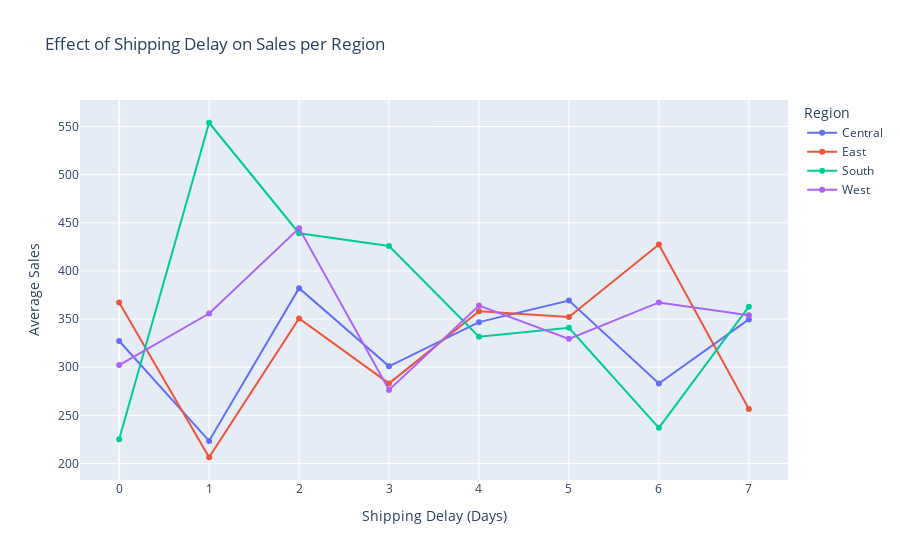
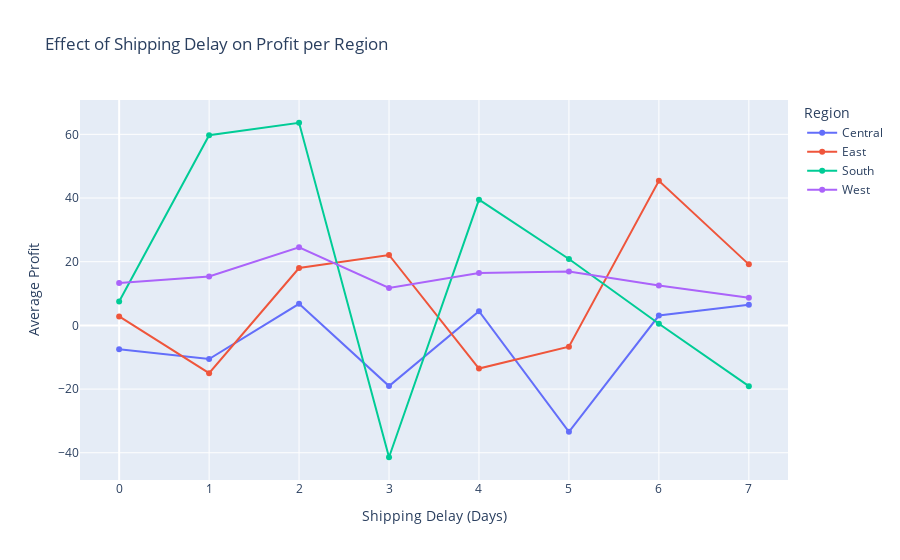

The code cell stored with these charts, in order, in its notebook:
### Code cell
import plotly.express as px
import pandas as pd

def visualize_shipping_delay_effect(df):
    """
    Visualizes the effect of shipping delay on Sales and Profit per region using Plotly.
    
    Parameters:
    df (pd.DataFrame): The dataset with 'Order Date', 'Ship Date', 'Region', 'Sales', and 'Profit'.
    """
    # Ensure dates are in datetime format
    df['Order Date'] = pd.to_datetime(df['Order Date'])
    df['Ship Date'] = pd.to_datetime(df['Ship Date'])
    
    # Calculate shipping delay
    df['Shipping Delay (Days)'] = (df['Ship Date'] - df['Order Date']).dt.days
    df = df[df['Shipping Delay (Days)'] >= 0]  # Remove negative values
    
    # Group data by shipping delay and region
    delay_grouped = df.groupby(['Shipping Delay (Days)', 'Region'])[['Sales', 'Profit']].mean().reset_index()
    
    # Plot Sales effect
    fig_sales = px.line(delay_grouped, x='Shipping Delay (Days)', y='Sales', color='Region',
                         title='Effect of Shipping Delay on Sales per Region',
                         markers=True, labels={'Sales': 'Average Sales'})
    
    # Plot Profit effect
    fig_profit = px.line(delay_grouped, x='Shipping Delay (Days)', y='Profit', color='Region',
                          title='Effect of Shipping Delay on Profit per Region',
                          markers=True, labels={'Profit': 'Average Profit'})
    
    # Show plots
    fig_sales.show()
    fig_profit.show()

# Example usage
visualize_shipping_delay_effect(df)

### Figure 1 — Plotly figure (JSON) as saved in the notebook; plotly's stock layout.template omitted (floating-point values rounded to 4 significant figures)
{"data": [{"hovertemplate": "Region=Central<br>Shipping Delay (Days)=%{x}<br>Average Sales=%{y}<extra></extra>", "legendgroup": "Central", "line": {"color": "#636efa", "dash": "solid"}, "marker": {"symbol": "circle"}, "mode": "lines+markers", "name": "Central", "orientation": "v", "showlegend": true, "type": "scatter", "x": [0, 1, 2, 3, 4, 5, 6, 7], "xaxis": "x", "y": [327.2, 223.4, 382.1, 300.9, 346.8, 369.3, 283.1, 349.6], "yaxis": "y"}, {"hovertemplate": "Region=East<br>Shipping Delay (Days)=%{x}<br>Average Sales=%{y}<extra></extra>", "legendgroup": "East", "line": {"color": "#EF553B", "dash": "solid"}, "marker": {"symbol": "circle"}, "mode": "lines+markers", "name": "East", "orientation": "v", "showlegend": true, "type": "scatter", "x": [0, 1, 2, 3, 4, 5, 6, 7], "xaxis": "x", "y": [367.2, 206.5, 350.6, 283.2, 358.2, 352.2, 427.5, 256.6], "yaxis": "y"}, {"hovertemplate": "Region=South<br>Shipping Delay (Days)=%{x}<br>Average Sales=%{y}<extra></extra>", "legendgroup": "South", "line": {"color": "#00cc96", "dash": "solid"}, "marker": {"symbol": "circle"}, "mode": "lines+markers", "name": "South", "orientation": "v", "showlegend": true, "type": "scatter", "x": [0, 1, 2, 3, 4, 5, 6, 7], "xaxis": "x", "y": [225.1, 553.9, 439.1, 425.9, 331.7, 340.8, 237.0, 362.8], "yaxis": "y"}, {"hovertemplate": "Region=West<br>Shipping Delay (Days)=%{x}<br>Average Sales=%{y}<extra></extra>", "legendgroup": "West", "line": {"color": "#ab63fa", "dash": "solid"}, "marker": {"symbol": "circle"}, "mode": "lines+markers", "name": "West", "orientation": "v", "showlegend": true, "type": "scatter", "x": [0, 1, 2, 3, 4, 5, 6, 7], "xaxis": "x", "y": [302.2, 355.7, 444.3, 276.3, 364.0, 329.5, 367.3, 354.0], "yaxis": "y"}], "layout": {"legend": {"title": {"text": "Region"}, "tracegroupgap": 0}, "title": {"text": "Effect of Shipping Delay on Sales per Region"}, "xaxis": {"anchor": "y", "domain": [0, 1], "title": {"text": "Shipping Delay (Days)"}}, "yaxis": {"anchor": "x", "domain": [0, 1], "title": {"text": "Average Sales"}}}}

### Figure 2 — Plotly figure (JSON) as saved in the notebook; plotly's stock layout.template omitted (floating-point values rounded to 4 significant figures)
{"data": [{"hovertemplate": "Region=Central<br>Shipping Delay (Days)=%{x}<br>Average Profit=%{y}<extra></extra>", "legendgroup": "Central", "line": {"color": "#636efa", "dash": "solid"}, "marker": {"symbol": "circle"}, "mode": "lines+markers", "name": "Central", "orientation": "v", "showlegend": true, "type": "scatter", "x": [0, 1, 2, 3, 4, 5, 6, 7], "xaxis": "x", "y": [-7.523, -10.55, 6.784, -19.06, 4.436, -33.43, 3.103, 6.515], "yaxis": "y"}, {"hovertemplate": "Region=East<br>Shipping Delay (Days)=%{x}<br>Average Profit=%{y}<extra></extra>", "legendgroup": "East", "line": {"color": "#EF553B", "dash": "solid"}, "marker": {"symbol": "circle"}, "mode": "lines+markers", "name": "East", "orientation": "v", "showlegend": true, "type": "scatter", "x": [0, 1, 2, 3, 4, 5, 6, 7], "xaxis": "x", "y": [2.813, -15.02, 18.02, 22.12, -13.55, -6.674, 45.42, 19.17], "yaxis": "y"}, {"hovertemplate": "Region=South<br>Shipping Delay (Days)=%{x}<br>Average Profit=%{y}<extra></extra>", "legendgroup": "South", "line": {"color": "#00cc96", "dash": "solid"}, "marker": {"symbol": "circle"}, "mode": "lines+markers", "name": "South", "orientation": "v", "showlegend": true, "type": "scatter", "x": [0, 1, 2, 3, 4, 5, 6, 7], "xaxis": "x", "y": [7.527, 59.71, 63.64, -41.41, 39.49, 20.84, 0.5196, -19.08], "yaxis": "y"}, {"hovertemplate": "Region=West<br>Shipping Delay (Days)=%{x}<br>Average Profit=%{y}<extra></extra>", "legendgroup": "West", "line": {"color": "#ab63fa", "dash": "solid"}, "marker": {"symbol": "circle"}, "mode": "lines+markers", "name": "West", "orientation": "v", "showlegend": true, "type": "scatter", "x": [0, 1, 2, 3, 4, 5, 6, 7], "xaxis": "x", "y": [13.32, 15.35, 24.53, 11.76, 16.49, 16.91, 12.56, 8.69], "yaxis": "y"}], "layout": {"legend": {"title": {"text": "Region"}, "tracegroupgap": 0}, "title": {"text": "Effect of Shipping Delay on Profit per Region"}, "xaxis": {"anchor": "y", "domain": [0, 1], "title": {"text": "Shipping Delay (Days)"}}, "yaxis": {"anchor": "x", "domain": [0, 1], "title": {"text": "Average Profit"}}}}
